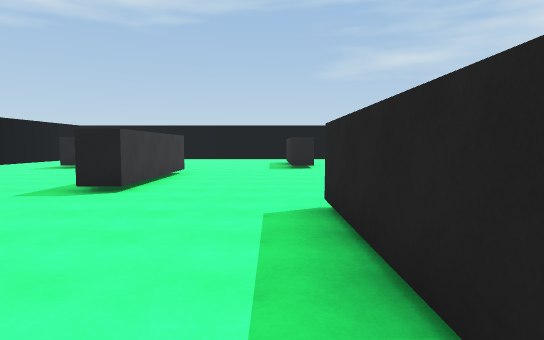
View 1 (above)

20 first-person views from a walk through a scene from a Unity 3-D project. The camera is 1.5 m above the floor, tilts 4° down and sees 75° across. The floor is counted in squares, 2 m on a side. Each view is taken from the middle of a square. On the plan, view 1 faces up. The plan holds only what a view shows up to about 11 squares ahead; the rest is blank. The place goes on beyond the plan.

View 2
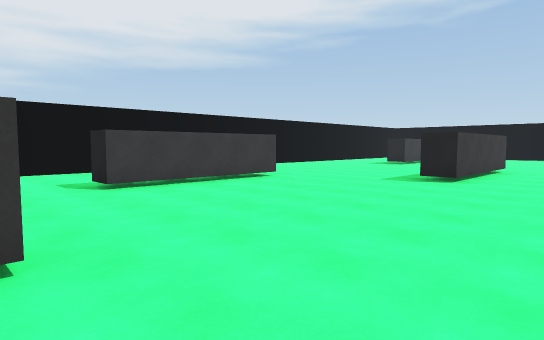

View 3
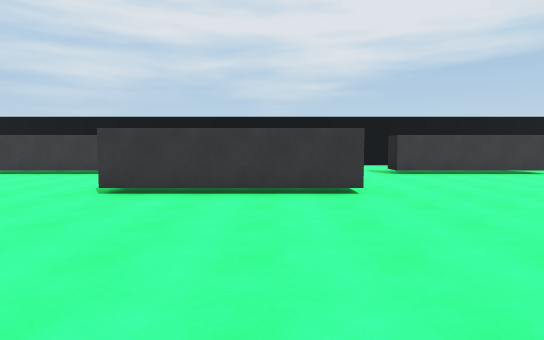

View 4
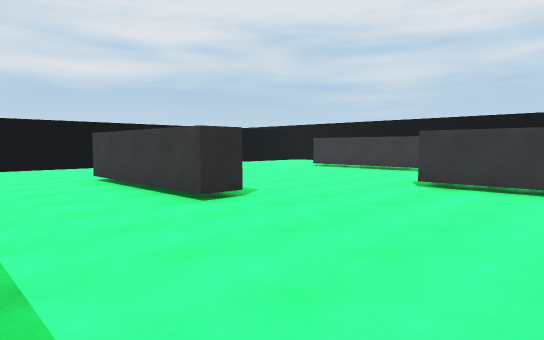

View 5
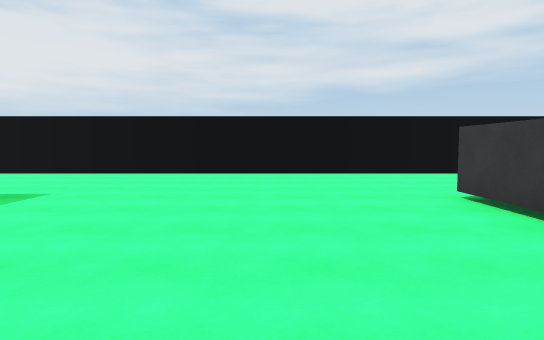

View 6
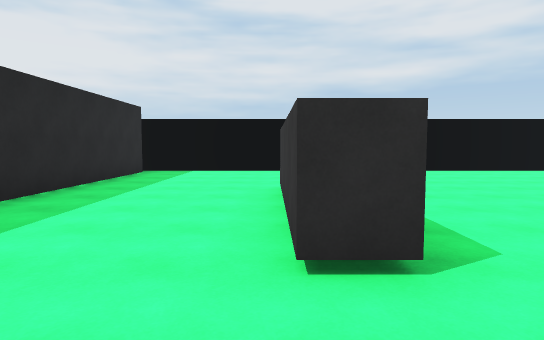

View 7
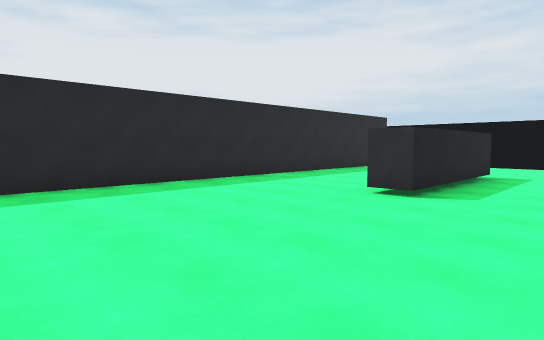

View 8
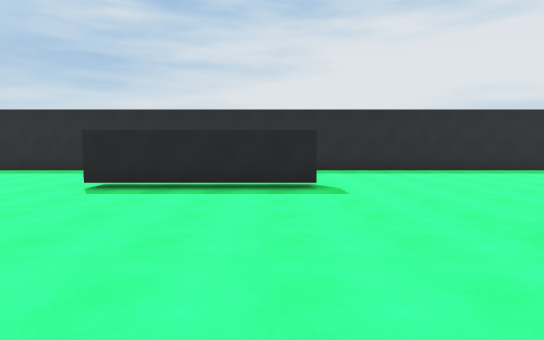

View 9
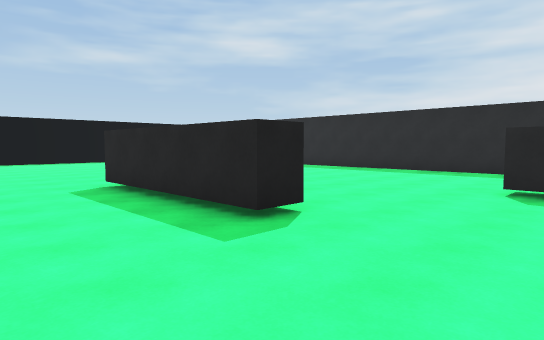

View 10
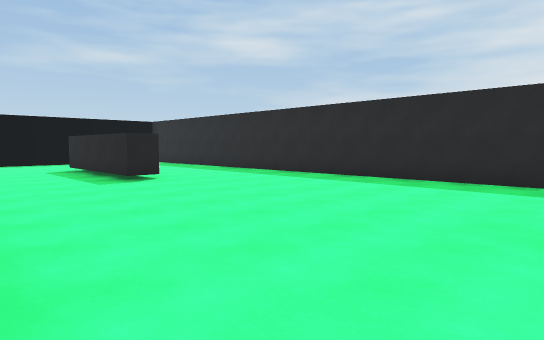

View 11
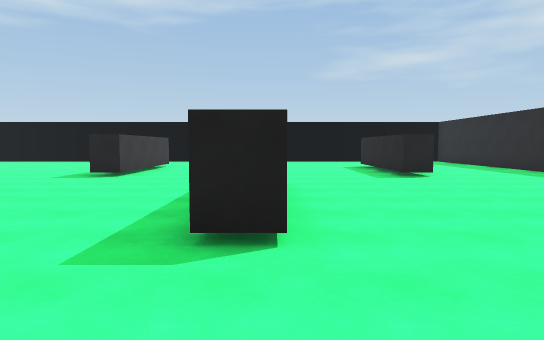

View 12
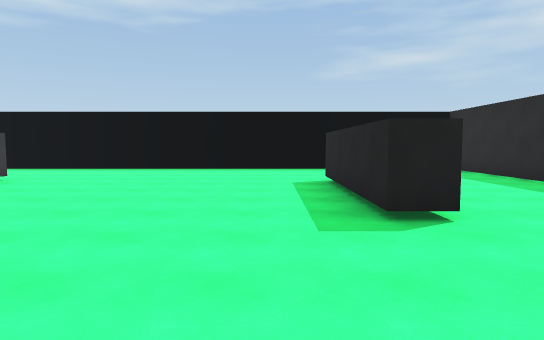

View 13
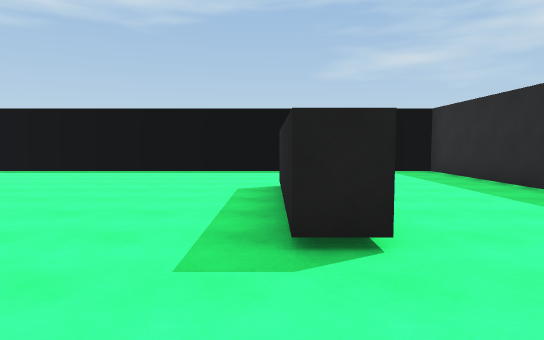

View 14
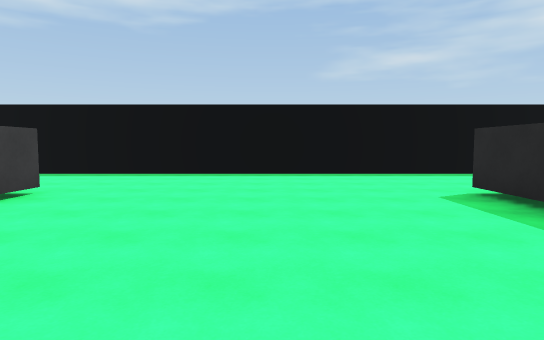

View 15
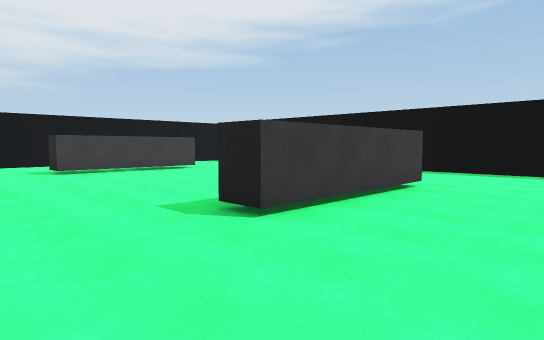

View 16
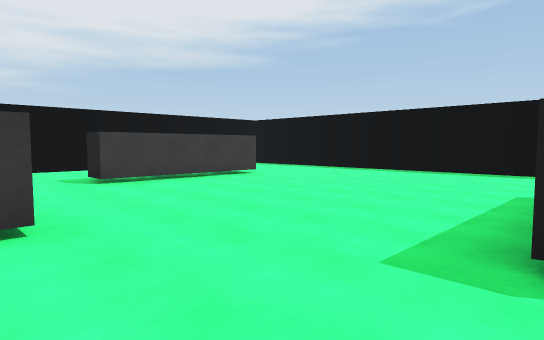

View 17
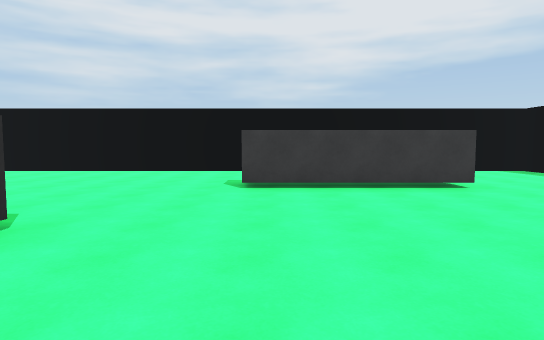

View 18
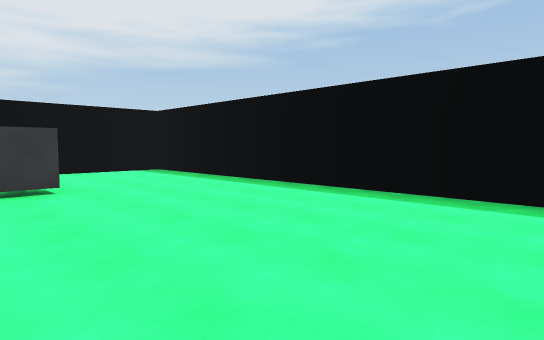

View 19
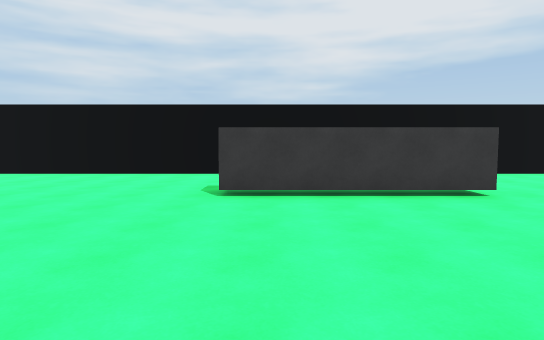

View 20
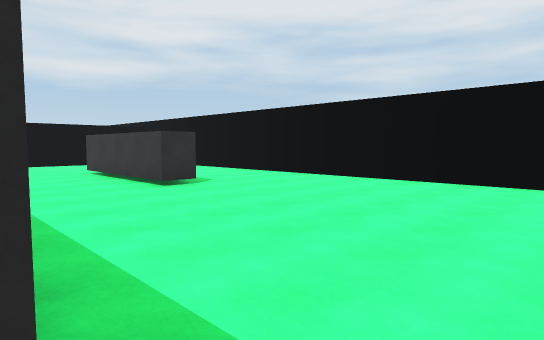

### Floor plan
Points are (right, up) in squares from view 1. A wall is a line through its corners. A room is listed if a view was taken in it or the views show most of it. See-through windows are left out.
Room 1 (views 1, 2, 3, 4, 5, 6, 7, 8, 9, 10, 11, 12, 13, 14, 15, 16, 17, 18, 19, 20)
walls: (0.6, 0.8) (0.6, 4.4); (5.1, 5.6) (4.4, 5.6) (4.4, 9.8); (-2.4, -1.5) (-2.4, -5.8); (8.1, 0.1) (8.1, 4.4); (-6.1, 4.4) (-6.1, 0.2) (-6.9, 0.2); (-2.4, 9.8) (-2.4, 5.6) (-3.1, 5.6); (0.6, -7) (1.4, -7) (1.4, -11.1); (12.6, 4.9) (12.6, 19.3) (-10.3, 19.3) (-10.3, 16.5); (8.9, 11.5) (8.1, 11.5) (8.1, 15.6); (-10.3, 1.4) (-10.3, -9.2); (-6.9, -7) (-6.1, -7) (-6.1, -11.1); (1.4, 15.6) (1.4, 11.5) (0.6, 11.5); (8.1, -11.1) (8.1, -7) (8.9, -7) (8.9, -11.1); (-6.1, 15.6) (-6.1, 11.5) (-6.9, 11.5); (-10.3, 12.6) (-10.3, 4.1); (-1, -15.4) (12.9, -15.4); (12.6, -15) (12.6, -0.2)

Where each view was taken, in squares from view 1:
view 1: 0 up, 0 right, facing up
view 2: 2 down, 0 right, facing up-left
view 3: 3 down, 3 right, facing left
view 4: 3 down, 4 right, facing down-left
view 5: 6 down, 4 right, facing down
view 6: 5 down, 9 right, facing down
view 7: 2 down, 6 right, facing down-right
view 8: 1 up, 2 right, facing right
view 9: 3 up, 2 right, facing up-right
view 10: 4 up, 5 right, facing up-right
view 11: 3 up, 5 right, facing up
view 12: 8 up, 7 right, facing up
view 13: 9 up, 8 right, facing up
view 14: 10 up, 5 right, facing up
view 15: 9 up, 4 right, facing up-left
view 16: 9 up, 1 right, facing up-left
view 17: 12 up, 0 right, facing left
view 18: 14 up, 0 right, facing up-left
view 19: 1 up, 1 left, facing left
view 20: 1 down, 3 left, facing down-left
